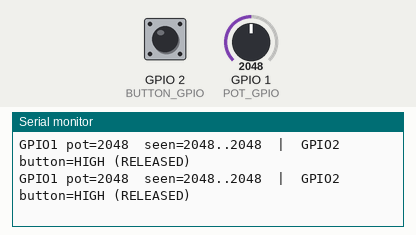
Simulated run of this sketch. Board: Seeed XIAO ESP32-S3. Parts: the last lines printed to the serial monitor. The inputs (shaded band) are chosen by the test bench; at power-on: GPIO 1 (POT_GPIO) = 2048, GPIO 2 (BUTTON_GPIO) HIGH (analog values on the 0–4095 scale).

Above: at 2.2 s.
2.3 s: GPIO 1 (POT_GPIO) set to 1032
At 2.6 s:
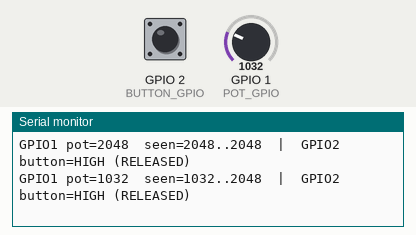
3.8 s: GPIO 1 (POT_GPIO) set to 955
At 4.02 s:
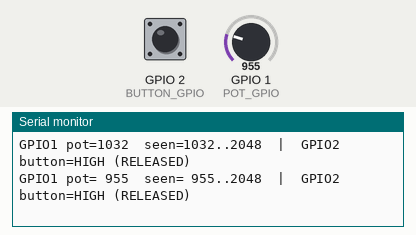

Measured:
- the behaviour switches between 1000 and 999 on GPIO 1 (POT_GPIO) (found by bisection; images 1 and 2)
- after the input at 2.3 s, the serial monitor: prints a new line after 0.14 s (image 1)
- after the input at 3.8 s, the serial monitor: prints a new line after 0.07 s (image 2)

The sketch:

xiao_d0_d1_input_test.ino
```cpp
/*
  Minimal Seeed XIAO ESP32-S3 Expansion Base input test.

  This intentionally uses the ESP32-S3 GPIO numbers rather than Arduino pin
  aliases so the test does not depend on D0/D1/A0 board-name resolution:

    Expansion Base A0/D0 Grove SIG -> XIAO GPIO1
    Expansion Base Button(D1)      -> XIAO GPIO2 (active-low)

  Nothing else is initialized. Open USB Serial Monitor at 115200 baud.
*/

#include <Arduino.h>

constexpr uint8_t POT_GPIO = 1;
constexpr uint8_t BUTTON_GPIO = 2;
constexpr uint8_t ADC_SAMPLE_COUNT = 32;
constexpr uint16_t REPORT_INTERVAL_MS = 200;

uint16_t minimumPotSeen = 4095;
uint16_t maximumPotSeen = 0;

uint16_t readAveragedPot() {
  uint32_t total = 0;

  for (uint8_t sample = 0; sample < ADC_SAMPLE_COUNT; ++sample) {
    total += analogRead(POT_GPIO);
  }

  return total / ADC_SAMPLE_COUNT;
}

void setup() {
  pinMode(BUTTON_GPIO, INPUT_PULLUP);
  pinMode(POT_GPIO, INPUT);

  analogReadResolution(12);
  analogSetPinAttenuation(POT_GPIO, ADC_11db);

  Serial.begin(115200);
  delay(1000);

  Serial.println();
  Serial.println("XIAO Expansion Base D0/D1 input test");
  Serial.println("D0/A0 = raw GPIO1; Button D1 = raw GPIO2");
  Serial.println("Expected button: released=HIGH, held=LOW");
}

void loop() {
  const int buttonLevel = digitalRead(BUTTON_GPIO);
  const uint16_t pot = readAveragedPot();

  minimumPotSeen = min(minimumPotSeen, pot);
  maximumPotSeen = max(maximumPotSeen, pot);

  Serial.printf(
      "GPIO1 pot=%4u  seen=%4u..%4u  |  GPIO2 button=%s (%s)\n",
      pot, minimumPotSeen, maximumPotSeen,
      buttonLevel == LOW ? "LOW " : "HIGH",
      buttonLevel == LOW ? "HELD" : "RELEASED");

  delay(REPORT_INTERVAL_MS);
}
```
